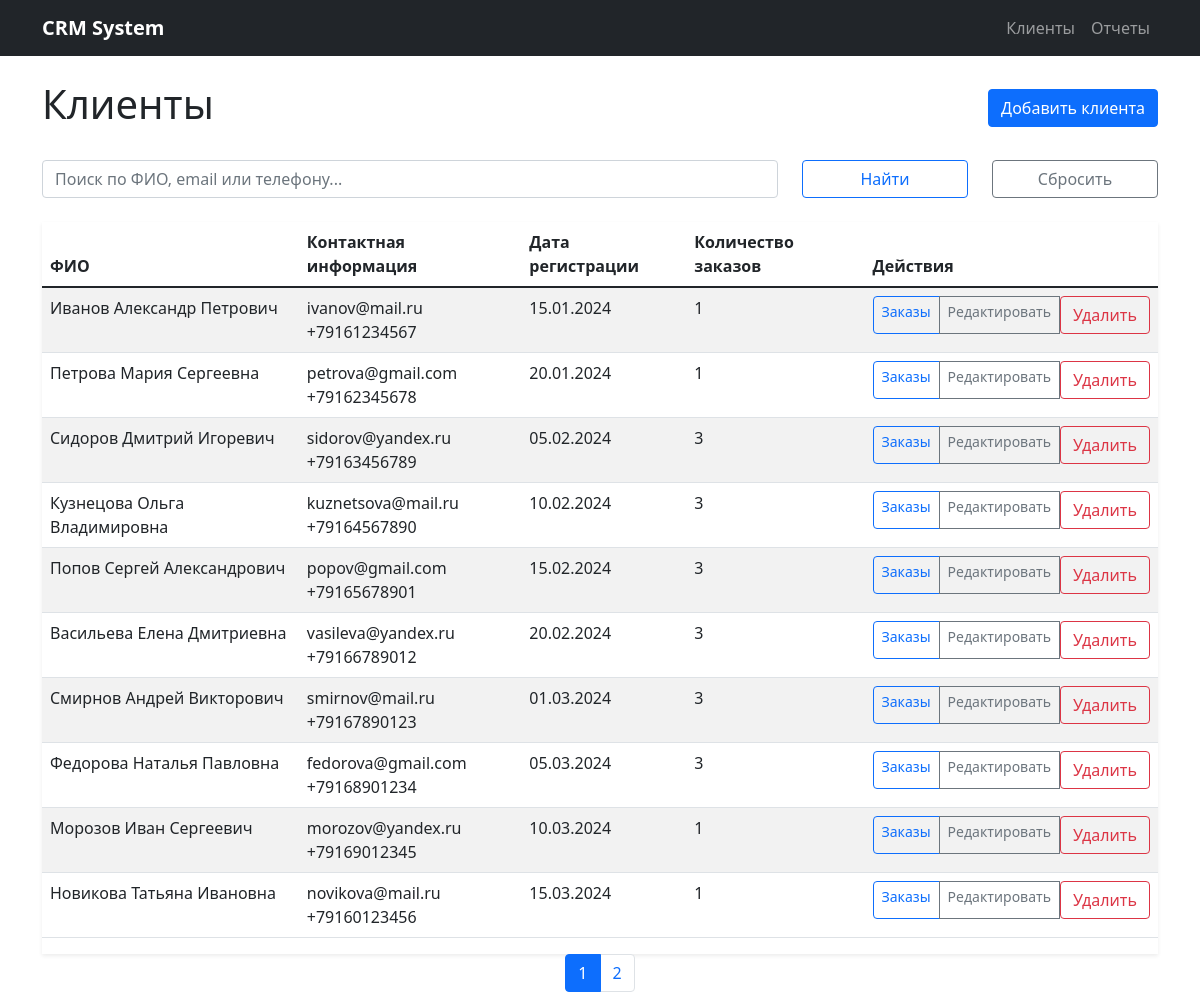
The page / on the database its author committed.
### models.py (models this page shows)
class Customer(db.Model):
    id = db.Column(db.Integer, primary_key=True)
    last_name = db.Column(db.String(100), nullable=False)
    first_name = db.Column(db.String(100), nullable=False)
    middle_name = db.Column(db.String(100))
    email = db.Column(db.String(100))
    phone = db.Column(db.String(20))
    registration_date = db.Column(db.Date, nullable=False, default=datetime.utcnow)
    notes = db.Column(db.Text)
    orders = db.relationship('Order', backref='customer', lazy=True, cascade='all, delete-orphan')

### app.py (the view)
@app.route('/')
def index():
    search_query = request.args.get('search', '')
    page = request.args.get('page', 1, type=int)
    if search_query:
        customers = Customer.query.filter(
            db.or_(
                Customer.last_name.ilike(f'%{search_query}%'),
                Customer.first_name.ilike(f'%{search_query}%'),
                Customer.email.ilike(f'%{search_query}%'),
                Customer.phone.ilike(f'%{search_query}%')
            )
        ).paginate(page=page, per_page=10, error_out=False)
    else:
        customers = Customer.query.paginate(page=page, per_page=10, error_out=False)
    return render_template('customers.html', customers=customers, search_query=search_query)

### templates/customers.html
{% extends "base.html" %}
{% block content %}
<div class="d-flex justify-content-between align-items-center mb-4">
    <h1>Клиенты</h1>
    <a href="{{ url_for('new_customer') }}" class="btn btn-primary">Добавить клиента</a>
</div>
<form method="get" class="mb-4">
    <div class="row">
        <div class="col-md-8">
            <input type="text" name="search" class="form-control" placeholder="Поиск по ФИО, email или телефону..." value="{{ search_query }}">
        </div>
        <div class="col-md-2">
            <button type="submit" class="btn btn-outline-primary w-100">Найти</button>
        </div>
        <div class="col-md-2">
            <a href="{{ url_for('index') }}" class="btn btn-outline-secondary w-100">Сбросить</a>
        </div>
    </div>
</form>
<div class="table-responsive">
    <table class="table table-striped">
        <thead>
            <tr>
                <th>ФИО</th>
                <th>Контактная информация</th>
                <th>Дата регистрации</th>
                <th>Количество заказов</th>
                <th>Действия</th>
            </tr>
        </thead>
        <tbody>
            {% for customer in customers.items %}
            <tr>
                <td>{{ customer.last_name }} {{ customer.first_name }} {{ customer.middle_name or '' }}</td>
                <td>
                    {% if customer.email %}{{ customer.email }}<br>{% endif %}
                    {% if customer.phone %}{{ customer.phone }}{% endif %}
                </td>
                <td>{{ customer.registration_date.strftime('%d.%m.%Y') }}</td>
                <td>{{ customer.orders|length }}</td>
                <td>
                    <div class="btn-group btn-group-sm">
                        <a href="{{ url_for('customer_orders', customer_id=customer.id) }}" class="btn btn-outline-primary">Заказы</a>
                        <a href="{{ url_for('edit_customer', customer_id=customer.id) }}" class="btn btn-outline-secondary">Редактировать</a>
                        <form method="post" action="{{ url_for('delete_customer', customer_id=customer.id) }}" class="d-inline">
                            <button type="submit" class="btn btn-outline-danger" onclick="return confirm('Удалить клиента?')">Удалить</button>
                        </form>
                    </div>
                </td>
            </tr>
            {% else %}
            <tr>
                <td colspan="5" class="text-center">Клиенты не найдены</td>
            </tr>
            {% endfor %}
        </tbody>
    </table>
</div>
{% if customers.pages > 1 %}
<nav>
    <ul class="pagination justify-content-center">
        {% for page_num in customers.iter_pages() %}
            {% if page_num %}
                <li class="page-item {% if page_num == customers.page %}active{% endif %}">
                    <a class="page-link" href="{{ url_for('index', page=page_num, search=search_query) }}">{{ page_num }}</a>
                </li>
            {% else %}
                <li class="page-item disabled"><span class="page-link">...</span></li>
            {% endif %}
        {% endfor %}
    </ul>
</nav>
{% endif %}
{% endblock %}

### static/style.css (style rules this page uses)
.table-responsive { box-shadow: 0 0.125rem 0.25rem rgba(0, 0, 0, 0.075); }
.btn-group-sm > .btn { border-radius: 0.25rem; }

### rows shown on the page
Customer: last_name "Иванов", first_name "Александр", middle_name "Петрович", email "ivanov@mail.ru", phone "+79161234567", registration_date "15.01.2024", orders|length "1"
Customer: last_name "Петрова", first_name "Мария", middle_name "Сергеевна", email "petrova@gmail.com", phone "+79162345678", registration_date "20.01.2024", orders|length "1"
Customer: last_name "Сидоров", first_name "Дмитрий", middle_name "Игоревич", email "sidorov@yandex.ru", phone "+79163456789", registration_date "05.02.2024", orders|length "3"
Customer: last_name "Кузнецова", first_name "Ольга", middle_name "Владимировна", email "kuznetsova@mail.ru", phone "+79164567890", registration_date "10.02.2024", orders|length "3"
Customer: last_name "Попов", first_name "Сергей", middle_name "Александрович", email "popov@gmail.com", phone "+79165678901", registration_date "15.02.2024", orders|length "3"
Customer: last_name "Васильева", first_name "Елена", middle_name "Дмитриевна", email "vasileva@yandex.ru", phone "+79166789012", registration_date "20.02.2024", orders|length "3"
Customer: last_name "Смирнов", first_name "Андрей", middle_name "Викторович", email "smirnov@mail.ru", phone "+79167890123", registration_date "01.03.2024", orders|length "3"
Customer: last_name "Федорова", first_name "Наталья", middle_name "Павловна", email "fedorova@gmail.com", phone "+79168901234", registration_date "05.03.2024", orders|length "3"
Customer: last_name "Морозов", first_name "Иван", middle_name "Сергеевич", email "morozov@yandex.ru", phone "+79169012345", registration_date "10.03.2024", orders|length "1"
Customer: last_name "Новикова", first_name "Татьяна", middle_name "Ивановна", email "novikova@mail.ru", phone "+79160123456", registration_date "15.03.2024", orders|length "1"

### other values the page prints
{{ page_num }} "1" "2"
